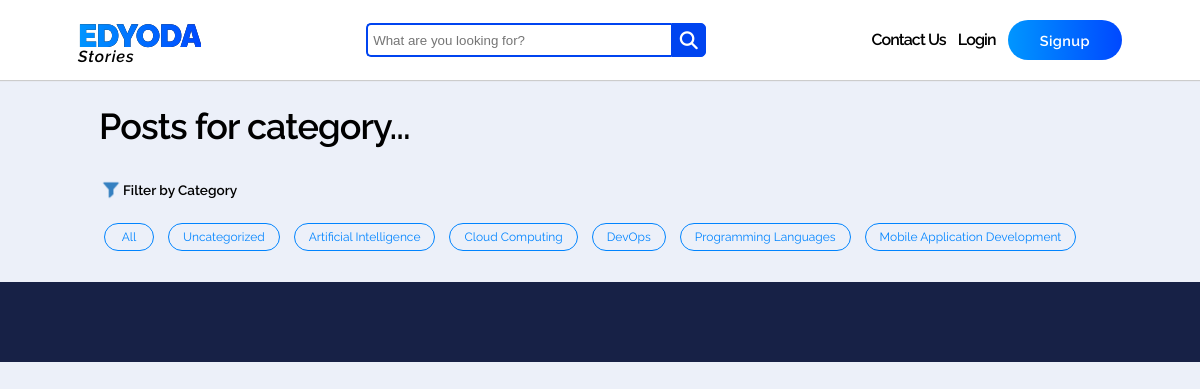
/blogs/category/uncategorized, run on the app's committed database.
### blog/models.py (models this page shows, shortened)
class Category(models.Model):
    name = models.CharField(max_length=50)
    description = models.CharField(max_length=255)
    slug = models.CharField(max_length=60, unique=True, blank=True)

### blog/views.py (the view)
# urls.py: path('category/<slug:slug>', CategoryView.as_view(), name="category"),
class CategoryView(ListView):
    model = Post
    context_object_name = "posts"
    template_name = "blog/category.html"
    queryset = Post.objects.filter(status="P")
    def get_context_data(self):
        context = super().get_context_data()
        context['categories'] = Category.objects.all()
        return context
    def get_queryset(self):
        category = Category.objects.get(slug = self.request.resolver_match.kwargs.get('slug'))
        queryset = Post.objects.filter(category=category)
        return queryset

### blog/templates/blog/category.html (shortened to what this page needs)
{% extends "blog/base.html" %}
{% load static %}
{% block extra_head %}
<link href="{% static 'blog/css/index.css' %}" rel="stylesheet" type="text/css">
{% endblock %}
{% block content %}
    <div id="main">
        <div>
            <h1>Posts for category...</h1>
        </div>
        <div class="filter">
            <p><img/><span>Filter by Category</span></p>
        </div>
        <div class="category-buttons">
            <a href="{% url 'index' %}"><button>All</button></a>
            {% for category in categories %}
            <a href="{% url 'category' category.slug %}"><button>{{ category.name }}</button></a>
            {% endfor %}
        </div>
    </div>
    <div id="card-holder">
    </div>
{% endblock %}

### blog/static/blog/css/base.css (style rules this page uses)
body { background-color: #ECF0F9; margin: 0; }

### blog/static/blog/css/index.css (style rules this page uses)
#main { width: 1002px; margin-top: 80px; margin-left: auto; margin-right: auto; padding: 12px; }
#main h1 { font-family: "Raleway"; font-size: 36px; font-weight: 600; letter-spacing: -0.9px; line-height: 69.84px; margin: 0px; }
.filter { margin: 12px 0px; }
.filter img { width: 24px; vertical-align: middle; }
.filter span { font-family: "Raleway"; font-size: 13.6px; font-weight: 600; vertical-align: middle; }
.category-buttons { margin-bottom: 0px; }
.category-buttons button { display: inline-block; color: rgb(0, 132, 255); border: 1px solid rgb(0, 132, 255); border-radius: 20px; background-color: transparent; font-family: "Raleway"; font-size: 12px; cursor: pointer; min-width: 50px; padding: 6px 14px; margin: 5px; }
#card-holder { display: flex; flex-direction: row; flex-wrap: wrap; width: 1002px; margin-top: 0px; margin-left: auto; margin-right: auto; padding: 14px; padding-top: 0px; }

### data on the page
Category: name "Uncategorized"
Category: name "Artificial Intelligence"
Category: name "Cloud Computing"
Category: name "DevOps"
Category: name "Programming Languages"
Category: name "Mobile Application Development"
